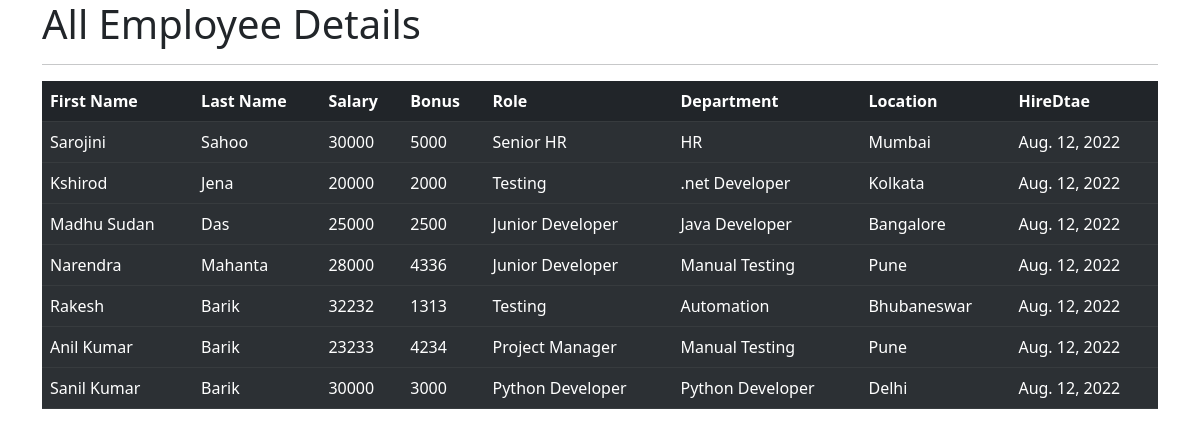
The app's page /all_emp with its own data.
### emp_app/models.py (models this page shows, shortened)
class Employee(models.Model):
    first_name = models.CharField(max_length=100,null=False)
    last_name = models.CharField(max_length=100)
    dept = models.ForeignKey(Department,on_delete=models.CASCADE)
    salary = models.IntegerField(default=0)
    bonus = models.IntegerField(default=0)
    role = models.ForeignKey(Role,on_delete=models.CASCADE)
    phone = models.IntegerField(default=0)
    hire_date = models.DateField()

class Role(models.Model):
    name = models.CharField(max_length=100,null=False)

class Department(models.Model):
    name = models.CharField(max_length=100,null=False)
    location = models.CharField(max_length=100)

### emp_app/views.py (the view)
# urls.py: path('all_emp' ,views.all_emp, name = 'all_emp'),
def all_emp(request):
    emps = Employee.objects.all()
    context = {
        'emps':emps
    }
    return render(request,'all_emp.html',context)

### emp_app/templates/all_emp.html (shortened to what this page needs)
<!DOCTYPE html>
<html lang="en">
<head>
    <link href="https://cdn.jsdelivr.net/npm/bootstrap@5.2.0/dist/css/bootstrap.min.css" rel="stylesheet">
</head>
<body>
    <div class="container">
            <h1>All Employee Details</h1>
        <hr>
        <table class="table table-dark table-striped">
            <thead>
              <tr>
                <th scope="col">First Name</th>
                <th scope="col">Last Name</th>
                <th scope="col">Salary</th>
                <th scope="col">Bonus</th>
                <th scope="col">Role</th>
                <th scope="col">Department</th>
                <th scope="col">Location</th>
                <th scope="col">HireDtae</th>
              </tr>
            </thead>
            {% for emp in emps %}
            <tbody>
              <tr>
                <td>{{emp.first_name}}</td>
                <td>{{emp.last_name}}</td>
                <td>{{emp.salary}}</td>
                <td>{{emp.bonus}}</td>
                <td>{{emp.role.name}}</td>
                <td>{{emp.dept.name}}</td>
                <td>{{emp.dept.location}}</td>
                <td>{{emp.hire_date}}</td>
              </tr>
            </tbody>
            {% endfor %}
        </table>
    </div>
</body>
</html>

### records on screen
Employee: first_name "Sarojini", last_name "Sahoo", salary "30000", bonus "5000", role.name "Senior HR", dept.name "HR", dept.location "Mumbai", hire_date "Aug. 12, 2022"
Employee: first_name "Kshirod", last_name "Jena", salary "20000", bonus "2000", role.name "Testing", dept.name ".net Developer", dept.location "Kolkata", hire_date "Aug. 12, 2022"
Employee: first_name "Madhu Sudan", last_name "Das", salary "25000", bonus "2500", role.name "Junior Developer", dept.name "Java Developer", dept.location "Bangalore", hire_date "Aug. 12, 2022"
Employee: first_name "Narendra", last_name "Mahanta", salary "28000", bonus "4336", role.name "Junior Developer", dept.name "Manual Testing", dept.location "Pune", hire_date "Aug. 12, 2022"
Employee: first_name "Rakesh", last_name "Barik", salary "32232", bonus "1313", role.name "Testing", dept.name "Automation", dept.location "Bhubaneswar", hire_date "Aug. 12, 2022"
Employee: first_name "Anil Kumar", last_name "Barik", salary "23233", bonus "4234", role.name "Project Manager", dept.name "Manual Testing", dept.location "Pune", hire_date "Aug. 12, 2022"
Employee: first_name "Sanil Kumar", last_name "Barik", salary "30000", bonus "3000", role.name "Python Developer", dept.name "Python Developer", dept.location "Delhi", hire_date "Aug. 12, 2022"
